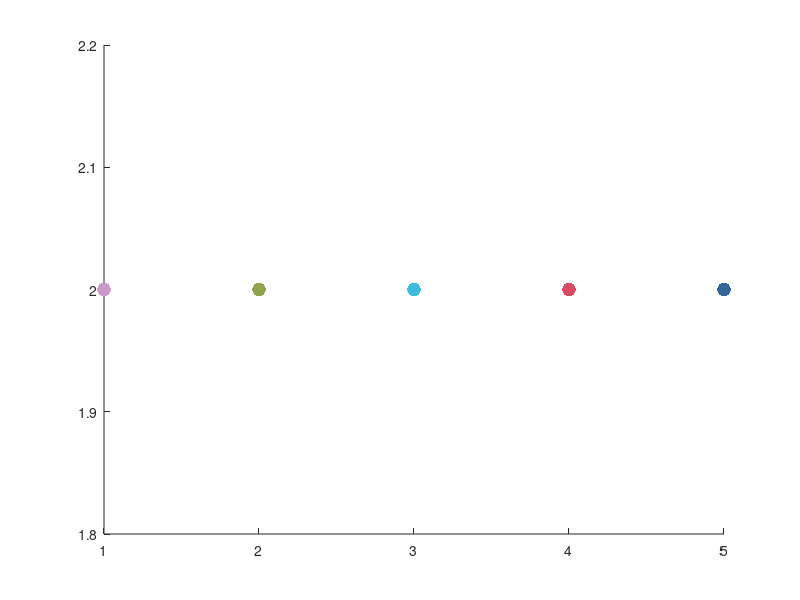

MATLAB code to generate this figure: (Note: this script raises an error after producing the figure.)
%% MTL - PFC publication figures 

%description of the general data set 


%% set environment

%figures should not be docked: 
set(0, 'defaultfigurewindowstyle', 'normal')
%local paths: 

%edit here for local file paths: 
codePre = 'G:\My Drive\GitHub\';
datPre = 'R:\MSS\Johnson_Lab\dtf8829\Pubdat\';
figDat = datPre;
figSavePath = 'R:\MSS\Johnson_Lab\dtf8829\Pubdat\FiguresOut\';

% set paths

addpath(genpath([codePre 'HpcAccConnectivityProject']))
% addpath([codePre 'myFrequentUse'])
% addpath([codePre 'subNetworkDynamics'])
addpath([codePre 'myFrequentUse/export_fig_repo'])
% addpath([codePre 'fieldtrip-20230118'])
% ft_defaults;
regions = {'acc', 'dlPFC', 'hip', 'mtl',  'pPFC'}; 




%% set graphical parameters: 

hitCol = [88, 113, 206] ./ 256; 
missCol = [240, 172, 99] ./ 256; 
sigCol = [.5,.5,.5]; 
sigAlpha = .3; 
errAlpha = .2; 

regColors = [[204, 153, 204]', ...%ACC: dusky pink
             [145, 162, 80]', ... %dlPFC: light forest green
             [61, 187, 218]', ... %hip light blue
             [214, 77, 97]',...   %parahip: dark pink
             [51, 102, 153]']' ./ 255; %polarPFC: dark blue
            

keyRegIdx = [1,2,3,4,5]; 

b2w2r = [[linspace(0,255,128)'; linspace(255,0,128)'], ...
    [linspace(0,255,128)'; linspace(255,0,128)'], [linspace(0,255,128)';...
    linspace(255,0,128)']]/255;
b2w2r(129:end, 1) = 1; 
b2w2r(1:128, 3) = 1; 

linWid = 5; 

%color anchors for custom color map
s = [12, 61, 74]; 
m = [171,189,154]; 
e = [255, 255, 46]; 

s2w2y = [[linspace(s(1),m(1),128)'; linspace(m(1),e(1),128)'], ...
         [linspace(s(2),m(2),128)'; linspace(m(2),e(2),128)'], ...
         [linspace(s(3),m(3),128)'; linspace(m(3),e(3),128)'], ...
         ] / 255;

%color anchors for custom color map
s = [85,25,86];
m = [186,21,77]; 
e = [249,205,15]; 

purpleYellow = [[linspace(s(1),m(1),128)'; linspace(m(1),e(1),128)'], ...
         [linspace(s(2),m(2),128)'; linspace(m(2),e(2),128)'], ...
         [linspace(s(3),m(3),128)'; linspace(m(3),e(3),128)'], ...
         ] / 255;


phaseVals = {'sub', 'ret'}; 

figure
hold on 
for ii = 1:5
    scatter(ii, 2, 100, regColors(ii,:), 'filled')
    text(ii, 2.5, regions{ii})

end





%% Supplemental Figure 1C: 
%HFB timeseries aligned to HFB peak 
HFBfiles = dir([datPre 'HFB_hfb']); 
HFBfiles(1:2) = []; 



for ii = 1:length(HFBfiles)
    panelDat = load([HFBfiles(ii).folder '/' HFBfiles(ii).name]).outDat; 

    %remove rare situation where participant had zero miss trials 
    panelDat.hitVals(panelDat.eliminate,:) = []; 
    panelDat.missVals(panelDat.eliminate,:) = []; 

    panelDat.hitVals(isnan(panelDat.hitVals)) = 0; 
    panelDat.missVals(isnan(panelDat.missVals)) = 0; 

    

    figure('visible', false, 'position', [0,0,600,600])
   
    yline(0, 'color', 'k', 'linewidth', linWid)
    xline(0, '--', 'linewidth', linWid, 'color', 'k')
   

    y = movmean(mean(panelDat.hitVals), 3); 
    x = panelDat.tim; 
    plot(x, y, 'color', hitCol, 'linewidth', 4)
    se = std(panelDat.hitVals) ./ sqrt(size(panelDat.hitVals,1)); 
    y = [y + se, flip(y) - flip(se)]; 
    x = [x, flip(x)]; 
    hold on 
    fill(x, y, hitCol, 'facealpha', errAlpha, 'edgealpha', 0)
    allMax = max(y); 
    allMin = min(y); 
    
    y = movmean(mean(panelDat.missVals), 3); 
    x = panelDat.tim; 
    plot(x, y, 'color', missCol, 'linewidth', 4)
    se = std(panelDat.missVals) ./ sqrt(size(panelDat.missVals,1)); 
    y = [y + se, flip(y) - flip(se)]; 
    x = [x, flip(x)]; 
    hold on 
    fill(x, y, missCol, 'facealpha', errAlpha, 'edgealpha', 0)
    allMax = max([allMax, max(y)]); 
    allMin = min([allMin, min(y)]); 
    ylim([allMin*1.1, allMax*1.1])
    ylim([-5, 25])
    set(gcf,'color','w');
    box off;
    ax=gca;ax.LineWidth=4;
   
    export_fig([figSavePath 'SupFig1C_HFB_locked_'...
        panelDat.reg '_' panelDat.phase  '.jpg'], '-r300')
    
end


















